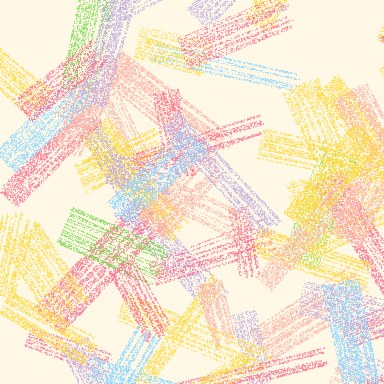
#> input picture app/src/main/assets/styles/crayon.jpg, 384 x 384 px
$ python -i hp_test.py   (imports and definitions only)
#> lines starting #> are read from the running program, lines starting #| are printed output that depends on the picture
import sys, json, time, numpy as np, onnxruntime as ort
from PIL import Image
# [1 line that did not run here, left out]
# [1 line not run here, left out]
# [1 line that did not run here, left out]
def prep(im):
    if kind == 'mobilevit':
        w,h = im.size; k = 288/min(w,h); im = im.resize((round(w*k),round(h*k)), Image.BILINEAR)
        w,h = im.size; im = im.crop(((w-256)//2,(h-256)//2,(w-256)//2+256,(h-256)//2+256))
        a = np.asarray(im, np.float32)/255; a = a[..., ::-1]
    else:
        a = (np.asarray(im.resize((224,224), Image.BILINEAR), np.float32)/255 - 0.5)/0.5
    return np.ascontiguousarray(a.transpose(2,0,1)[None])
# [6 lines not run here, left out]

>>> import cv2
>>> picture = cv2.imread('../../app/src/main/assets/styles/crayon.jpg', cv2.IMREAD_GRAYSCALE)
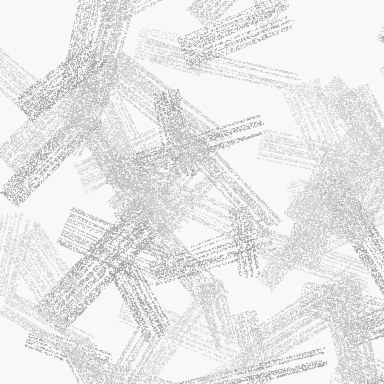
#> picture: shape (384, 384); min 153, max 255, mean 231.3
#> (the run stopped early here; a loop or call above may not have finished)

$ run again, on app/src/main/assets/styles/watercolour.jpg
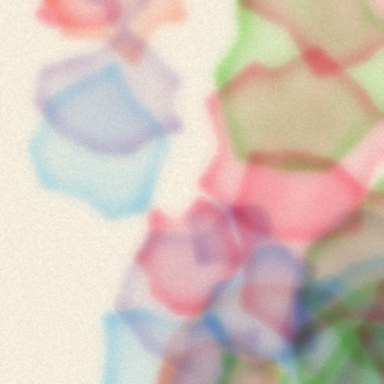
#> input picture app/src/main/assets/styles/watercolour.jpg, 384 x 384 px
#> `picture = cv2.imread('../../app/src/main/assets/styles/crayon.jpg', cv..`:
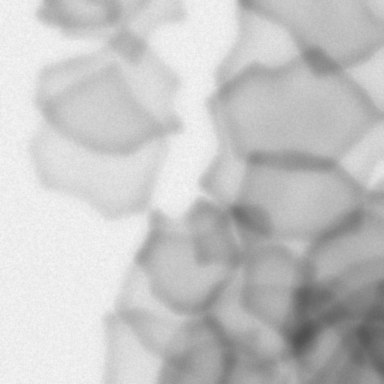
#> picture: shape (384, 384); min 80, max 247, mean 197.4
